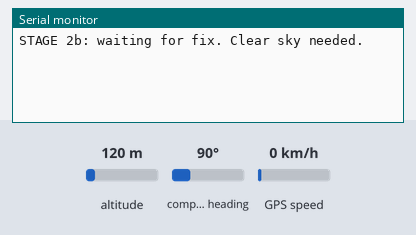
A sketch run on a simulated ESP32. On the bench: the last lines printed to the serial monitor. The inputs (shaded band) are chosen by the test bench; at power-on: altitude 120 m, compass heading 90°, GPS speed 0 km/h. The GPS gets a fix after 3 s at 37.7749, -122.4194 with 8 satellites.

Above: at 1.2 s.
1.3 s: altitude set to 20 m
At 2.7 s:
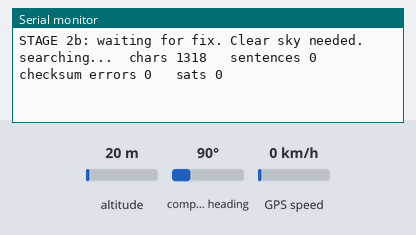
At 4.4 s:
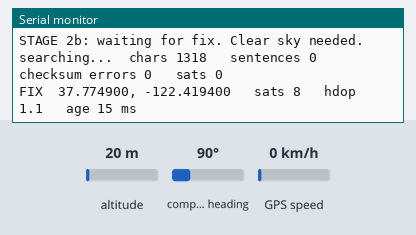

The sketch:

stage2b_gps_parsed.ino
```cpp
/* STAGE 2b  -  GPS parsed with TinyGPSPlus
   Same wiring as 2a. Install TinyGPSPlus first.
   Pass: a FIX line with real coordinates, sats >= 4, hdop <= 5.
   Record the time from power-on to first FIX. That is your TTFF
   measurement for Chapter Five. */

#include <TinyGPSPlus.h>
HardwareSerial GPSser(2);
TinyGPSPlus gps;
uint32_t lastPrint = 0;

void setup() {
  Serial.begin(115200);
  GPSser.begin(9600, SERIAL_8N1, 16, 17);
  Serial.println("STAGE 2b: waiting for fix. Clear sky needed.");
}

void loop() {
  while (GPSser.available()) gps.encode(GPSser.read());

  if (millis() - lastPrint > 2000) {
    lastPrint = millis();

    if (gps.location.isValid()) {
      Serial.printf("FIX  %.6f, %.6f   sats %lu   hdop %.1f   age %lu ms\n",
                    gps.location.lat(), gps.location.lng(),
                    gps.satellites.value(),
                    gps.hdop.isValid() ? gps.hdop.hdop() : 99.9,
                    gps.location.age());
    } else {
      Serial.printf("searching...  chars %lu   sentences %lu   checksum errors %lu   sats %lu\n",
                    gps.charsProcessed(), gps.sentencesWithFix(),
                    gps.failedChecksum(), gps.satellites.value());
    }

    if (gps.charsProcessed() < 10)
      Serial.println("  NO DATA. Check TX->GPIO16 and the common ground.");
  }
}
```

Measured:
- after the input at 1.3 s, the serial monitor: prints a new line after 0.71 s (image 1)
